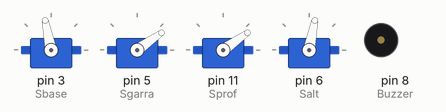
Bench run of a sketch on a simulated Arduino Uno, built with avr-gcc and run on an emulated ATmega328P. Shown: 4 × servo, buzzer (waves = sounding, pin HIGH).

Above: at 1.85 s.
At 2.6 s:
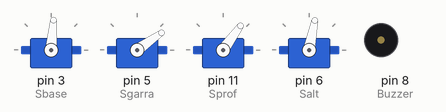
At 3.4 s:
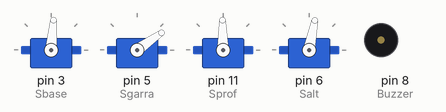
At 5.0 s:
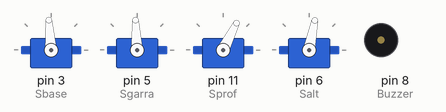
At 6.55 s:
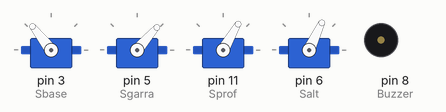
At 8.15 s:
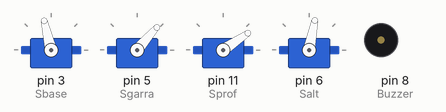
Timing chart, 0 to 10.3 s (numbered marks = the images above):
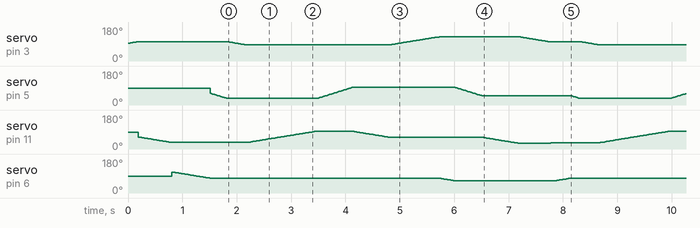

The sketch:

Script_Garra_Arduino.ino
```cpp
#include <Servo.h>
Servo Base, Garra, Profundidade, Altura;

// Servomotores
#define Sbase  3
#define Sgarra 5
#define Sprof  11
#define Salt   6

// Potenciômetros
#define Pbase  A2
#define Pgarra A3
#define Pprof  A4
#define Palt   A5

// Botões
#define BD     12
#define BE     10
                 // Faixa dos servomotores com a função writeMicroseconds():700 a 2300
int B = 1510;    // Amplitude da base: 1056 (direita) a 1966 (esquerda), média = 1510
int G = 1200;    // Amplitude da garra: 900 (abre) a 1500 (fecha), média = 1200
int P = 1200;    // Amplitude da profundidade: 800 (trás) a 1600 (frente), média = 1200
int A = 1693;    // Amplitude da altura: 1350 (baixo) a 2036 (alto), média = 1693
int leitura;
int Buzzer = 8;
int Sensor = 2;
boolean estado = false;  // Inicia com a programação manual

void setup( ){
  pinMode(BD, INPUT_PULLUP);
  pinMode(BE, INPUT_PULLUP);
  pinMode(Buzzer, OUTPUT);
  pinMode(Sensor, INPUT);

  Base.attach(Sbase);
  Garra.attach(Sgarra);
  Profundidade.attach(Sprof);
  Altura.attach(Salt);
  reset( );
}

void loop( ) {

  /*
  if(digitalRead(BE) == LOW){     // botão da esquerda para fazer o movimento automático
    reset();
    automatico();
  }

  if(digitalRead(BD) == LOW){         // botão da direita para trocar a programação
    estado = !estado;                 // inverte o estado entre false e true
    if(estado == false) buzmanual( );   // Som da programação manual
    else buzauto( );                  // Som da programação automática
    reset();
  }

  if(estado == true){                // Modo de funcionamento automático
    if(digitalRead(Sensor) == LOW){  // Indentificação do objeto pelo sensor de obstáculo
      buzsensor( );
      delay(300);
      automatico( );
    }
  }
  else joystick( );                   // Modo de funcionamento manual

} */

/*void joystick( ){                    // Controle do modo manual
  leitura = analogRead(Pbase);       // Faixa de leitura dos potenciômetros: 0 a 1023
  if(leitura < 492)  B--;
  if(leitura < 200)  B--;
  if(leitura > 532)  B++;
  if(leitura > 823)  B++;
  B = constrain(B, 1056, 1966);   // Restringe B para o intervalo de 1056 a 1966
  Base.writeMicroseconds(B);

  leitura = analogRead(Pgarra);
  if(leitura < 492)  G--;
  if(leitura < 200)  G--;
  if(leitura > 532)  G++;
  if(leitura > 823)  G++;
  G = constrain(G, 900, 1500);
  Garra.writeMicroseconds(G);

  leitura = analogRead(Pprof);
  if(leitura > 532) P--;
  if(leitura > 823) P--;
  if(leitura < 492) P++;
  if(leitura < 200) P++;
  P = constrain(P, 800, 1600);
  Profundidade.writeMicroseconds(P);

  leitura = analogRead(Palt);
  if(leitura > 532)  A--;
  if(leitura > 823)  A--;
  if(leitura < 492)  A++;
  if(leitura < 200)  A++;
  A = constrain(A, 1350, 2036);
  Altura.writeMicroseconds(A);

  delay(3);
}*/

//void automatico( ){             // Programação automática do braço

    for(;B > 1420; B--){        // vira até a posição
      Base.writeMicroseconds(B);
      delay(2);
    }
    for(;P < 1520; P++){        // vai para frente
      Profundidade.writeMicroseconds(P);
      delay(2);
    }
    for(;G < 1500; G++){         // fecha a garra
      Garra.writeMicroseconds(G);
      delay(1);
    }
    for(;P > 1190; P--){         // vai para tras
      Profundidade.writeMicroseconds(P);
      delay(2);
    }
    for(;B < 1860; B++){        // gira para a esquerda
      Base.writeMicroseconds(B);
      delay(2);
    }
    for(;A > 1210; A--){         // abaixa a altura
      Altura.writeMicroseconds(A);
      delay(2);
    }
    for(;G > 1050; G--){         // abre a garra
      Garra.writeMicroseconds(G);
      delay(1);
    }
    for(;P > 850; P--){        // vai para trás
      Profundidade.writeMicroseconds(P);
      delay(2);
    }
    reset( );
}
//}
void reset( ){                 // O braço volta para o início
    for(;B < 1600; B++){
      Base.writeMicroseconds(B);
      delay(2);
    }
    for(;B > 1600; B--){
      Base.writeMicroseconds(B);
      delay(2);
    }
    for(;P < 900; P++){
      Profundidade.writeMicroseconds(P);
      delay(2);
    }
    for(;P > 900; P--){
      Profundidade.writeMicroseconds(P);
      delay(2);
    }
    for(;A < 1360; A++){
      Altura.writeMicroseconds(A);
      delay(2);
    }
    for(;A > 1360; A--){
      Altura.writeMicroseconds(A);
      delay(2);
    }
    for(;G < 900; G++){
      Garra.writeMicroseconds(G);
      delay(1);
    }
    for(;G > 900; G--){
      Garra.writeMicroseconds(G);
      delay(1);
    }
}
/*
void buzsensor( ) {           // Som do sensor de obstáculo indentificando objeto
    tone(Buzzer,1109,500);
    delay(1000);
}


void buzauto( ) {             // Som para o modo automático
    tone(Buzzer,880,150);
    delay(300);
    tone(Buzzer,1109,150);
    delay(300);
    tone(Buzzer,1175,150);
}

void buzmanual( ){           // Som para o modo manual
    tone(Buzzer,1175,150);
    delay(300);
    tone(Buzzer,1109,150);
    delay(300);
    tone(Buzzer,880,150);
} */
```
